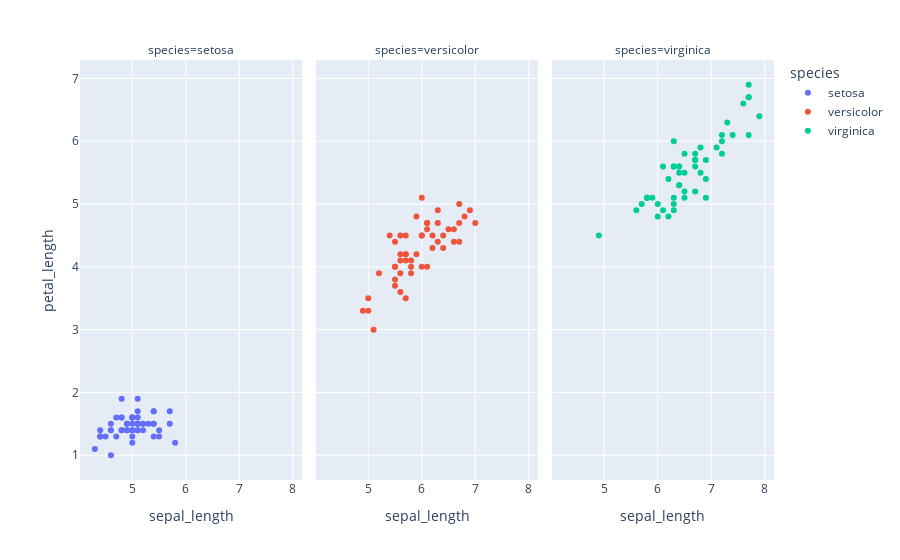

Notebook cell for this chart:
### Code cell
px.scatter(data_frame=df1, x="sepal_length", y="petal_length", color="species", facet_col="species")

### Figure 1 — Plotly figure (JSON) as saved in the notebook; plotly's stock layout.template omitted (floating-point values rounded to 4 significant figures)
{"data": [{"hovertemplate": "species=setosa<br>sepal_length=%{x}<br>petal_length=%{y}<extra></extra>", "legendgroup": "setosa", "marker": {"color": "#636efa", "symbol": "circle"}, "mode": "markers", "name": "setosa", "orientation": "v", "showlegend": true, "type": "scatter", "x": [5.1, 4.9, 4.7, 4.6, 5, 5.4, 4.6, 5, 4.4, 4.9, 5.4, 4.8, 4.8, 4.3, 5.8, 5.7, 5.4, 5.1, 5.7, 5.1, 5.4, 5.1, 4.6, 5.1, 4.8, 5, 5, 5.2, 5.2, 4.7, 4.8, 5.4, 5.2, 5.5, 4.9, 5, 5.5, 4.9, 4.4, 5.1, 5, 4.5, 4.4, 5, 5.1, 4.8, 5.1, 4.6, 5.3, 5], "xaxis": "x", "y": [1.4, 1.4, 1.3, 1.5, 1.4, 1.7, 1.4, 1.5, 1.4, 1.5, 1.5, 1.6, 1.4, 1.1, 1.2, 1.5, 1.3, 1.4, 1.7, 1.5, 1.7, 1.5, 1, 1.7, 1.9, 1.6, 1.6, 1.5, 1.4, 1.6, 1.6, 1.5, 1.5, 1.4, 1.5, 1.2, 1.3, 1.4, 1.3, 1.5, 1.3, 1.3, 1.3, 1.6, 1.9, 1.4, 1.6, 1.4, 1.5, 1.4], "yaxis": "y"}, {"hovertemplate": "species=versicolor<br>sepal_length=%{x}<br>petal_length=%{y}<extra></extra>", "legendgroup": "versicolor", "marker": {"color": "#EF553B", "symbol": "circle"}, "mode": "markers", "name": "versicolor", "orientation": "v", "showlegend": true, "type": "scatter", "x": [7, 6.4, 6.9, 5.5, 6.5, 5.7, 6.3, 4.9, 6.6, 5.2, 5, 5.9, 6, 6.1, 5.6, 6.7, 5.6, 5.8, 6.2, 5.6, 5.9, 6.1, 6.3, 6.1, 6.4, 6.6, 6.8, 6.7, 6, 5.7, 5.5, 5.5, 5.8, 6, 5.4, 6, 6.7, 6.3, 5.6, 5.5, 5.5, 6.1, 5.8, 5, 5.6, 5.7, 5.7, 6.2, 5.1, 5.7], "xaxis": "x2", "y": [4.7, 4.5, 4.9, 4, 4.6, 4.5, 4.7, 3.3, 4.6, 3.9, 3.5, 4.2, 4, 4.7, 3.6, 4.4, 4.5, 4.1, 4.5, 3.9, 4.8, 4, 4.9, 4.7, 4.3, 4.4, 4.8, 5, 4.5, 3.5, 3.8, 3.7, 3.9, 5.1, 4.5, 4.5, 4.7, 4.4, 4.1, 4, 4.4, 4.6, 4, 3.3, 4.2, 4.2, 4.2, 4.3, 3, 4.1], "yaxis": "y2"}, {"hovertemplate": "species=virginica<br>sepal_length=%{x}<br>petal_length=%{y}<extra></extra>", "legendgroup": "virginica", "marker": {"color": "#00cc96", "symbol": "circle"}, "mode": "markers", "name": "virginica", "orientation": "v", "showlegend": true, "type": "scatter", "x": [6.3, 5.8, 7.1, 6.3, 6.5, 7.6, 4.9, 7.3, 6.7, 7.2, 6.5, 6.4, 6.8, 5.7, 5.8, 6.4, 6.5, 7.7, 7.7, 6, 6.9, 5.6, 7.7, 6.3, 6.7, 7.2, 6.2, 6.1, 6.4, 7.2, 7.4, 7.9, 6.4, 6.3, 6.1, 7.7, 6.3, 6.4, 6, 6.9, 6.7, 6.9, 5.8, 6.8, 6.7, 6.7, 6.3, 6.5, 6.2, 5.9], "xaxis": "x3", "y": [6, 5.1, 5.9, 5.6, 5.8, 6.6, 4.5, 6.3, 5.8, 6.1, 5.1, 5.3, 5.5, 5, 5.1, 5.3, 5.5, 6.7, 6.9, 5, 5.7, 4.9, 6.7, 4.9, 5.7, 6, 4.8, 4.9, 5.6, 5.8, 6.1, 6.4, 5.6, 5.1, 5.6, 6.1, 5.6, 5.5, 4.8, 5.4, 5.6, 5.1, 5.1, 5.9, 5.7, 5.2, 5, 5.2, 5.4, 5.1], "yaxis": "y3"}], "layout": {"annotations": [{"font": {}, "showarrow": false, "text": "species=setosa", "x": 0.16, "xanchor": "center", "xref": "paper", "y": 1, "yanchor": "bottom", "yref": "paper"}, {"font": {}, "showarrow": false, "text": "species=versicolor", "x": 0.5, "xanchor": "center", "xref": "paper", "y": 1, "yanchor": "bottom", "yref": "paper"}, {"font": {}, "showarrow": false, "text": "species=virginica", "x": 0.84, "xanchor": "center", "xref": "paper", "y": 1, "yanchor": "bottom", "yref": "paper"}], "legend": {"title": {"text": "species"}, "tracegroupgap": 0}, "margin": {"t": 60}, "xaxis": {"anchor": "y", "domain": [0, 0.32], "title": {"text": "sepal_length"}}, "xaxis2": {"anchor": "y2", "domain": [0.34, 0.66], "matches": "x", "title": {"text": "sepal_length"}}, "xaxis3": {"anchor": "y3", "domain": [0.68, 1.0], "matches": "x", "title": {"text": "sepal_length"}}, "yaxis": {"anchor": "x", "domain": [0, 1], "title": {"text": "petal_length"}}, "yaxis2": {"anchor": "x2", "domain": [0, 1], "matches": "y", "showticklabels": false}, "yaxis3": {"anchor": "x3", "domain": [0, 1], "matches": "y", "showticklabels": false}}}
